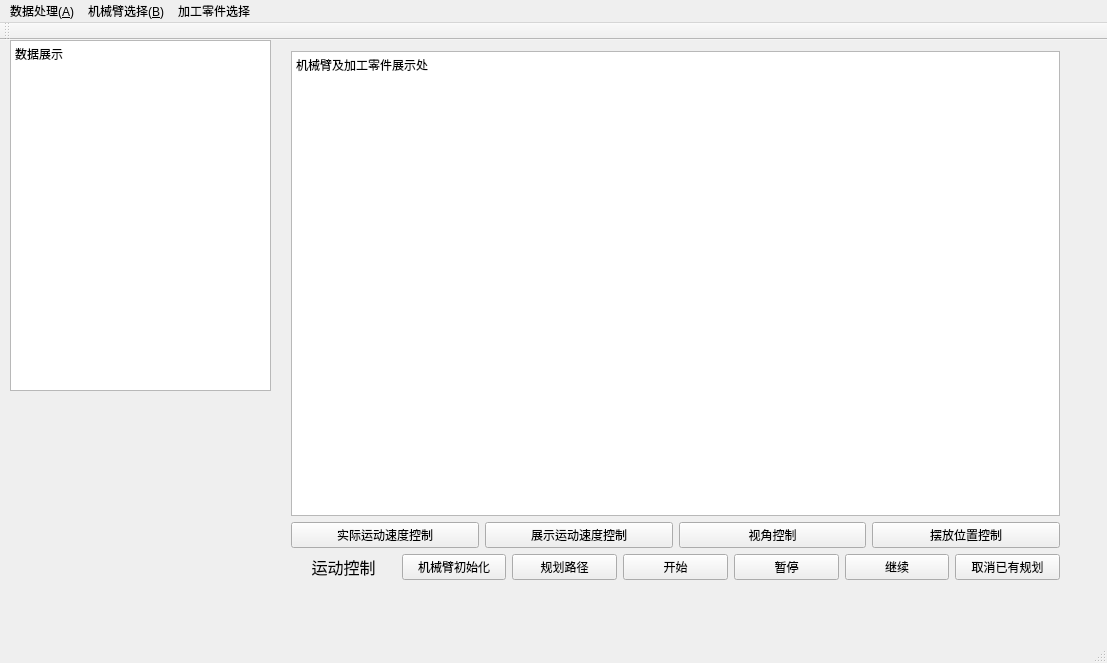
<?xml version="1.0" encoding="UTF-8"?>
<ui version="4.0">
 <class>MainWindow</class>
 <widget class="QMainWindow" name="MainWindow">
  <property name="geometry">
   <rect>
    <x>0</x>
    <y>0</y>
    <width>1107</width>
    <height>663</height>
   </rect>
  </property>
  <property name="windowTitle">
   <string>MainWindow</string>
  </property>
  <widget class="QWidget" name="centralWidget">
   <widget class="QWidget" name="verticalLayoutWidget">
    <property name="geometry">
     <rect>
      <x>280</x>
      <y>0</y>
      <width>791</width>
      <height>551</height>
     </rect>
    </property>
    <layout class="QVBoxLayout" name="verticalLayout_2">
     <item>
      <widget class="QTextEdit" name="textEdit">
       <property name="html">
        <string>&lt;!DOCTYPE HTML PUBLIC &quot;-//W3C//DTD HTML 4.0//EN&quot; &quot;http://www.w3.org/TR/REC-html40/strict.dtd&quot;&gt;
&lt;html&gt;&lt;head&gt;&lt;meta name=&quot;qrichtext&quot; content=&quot;1&quot; /&gt;&lt;style type=&quot;text/css&quot;&gt;
p, li { white-space: pre-wrap; }
&lt;/style&gt;&lt;/head&gt;&lt;body style=&quot; font-family:'SimSun'; font-size:9pt; font-weight:400; font-style:normal;&quot;&gt;
&lt;p style=&quot; margin-top:0px; margin-bottom:0px; margin-left:0px; margin-right:0px; -qt-block-indent:0; text-indent:0px;&quot;&gt;机械臂及加工零件展示处&lt;/p&gt;&lt;/body&gt;&lt;/html&gt;</string>
       </property>
      </widget>
     </item>
     <item>
      <layout class="QHBoxLayout" name="horizontalLayout">
       <item>
        <widget class="QPushButton" name="pushButton_2">
         <property name="text">
          <string>实际运动速度控制</string>
         </property>
        </widget>
       </item>
       <item>
        <widget class="QPushButton" name="pushButton_3">
         <property name="text">
          <string>展示运动速度控制</string>
         </property>
        </widget>
       </item>
       <item>
        <widget class="QPushButton" name="pushButton_4">
         <property name="text">
          <string>视角控制</string>
         </property>
        </widget>
       </item>
       <item>
        <widget class="QPushButton" name="pushButton_5">
         <property name="text">
          <string>摆放位置控制</string>
         </property>
        </widget>
       </item>
      </layout>
     </item>
     <item>
      <layout class="QHBoxLayout" name="horizontalLayout_3">
       <item>
        <widget class="QLabel" name="label">
         <property name="font">
          <font>
           <family>AcadEref</family>
           <pointsize>12</pointsize>
          </font>
         </property>
         <property name="autoFillBackground">
          <bool>true</bool>
         </property>
         <property name="text">
          <string>运动控制</string>
         </property>
         <property name="alignment">
          <set>Qt::AlignCenter</set>
         </property>
        </widget>
       </item>
       <item>
        <widget class="QPushButton" name="pushButton">
         <property name="text">
          <string>机械臂初始化</string>
         </property>
        </widget>
       </item>
       <item>
        <widget class="QPushButton" name="pushButton_6">
         <property name="text">
          <string>规划路径</string>
         </property>
        </widget>
       </item>
       <item>
        <widget class="QPushButton" name="pushButton_7">
         <property name="text">
          <string>开始</string>
         </property>
        </widget>
       </item>
       <item>
        <widget class="QPushButton" name="pushButton_8">
         <property name="text">
          <string>暂停</string>
         </property>
        </widget>
       </item>
       <item>
        <widget class="QPushButton" name="pushButton_9">
         <property name="text">
          <string>继续</string>
         </property>
        </widget>
       </item>
       <item>
        <widget class="QPushButton" name="pushButton_10">
         <property name="text">
          <string>取消已有规划</string>
         </property>
        </widget>
       </item>
      </layout>
     </item>
    </layout>
   </widget>
   <widget class="QTextEdit" name="textEdit_2">
    <property name="geometry">
     <rect>
      <x>10</x>
      <y>0</y>
      <width>261</width>
      <height>351</height>
     </rect>
    </property>
    <property name="html">
     <string>&lt;!DOCTYPE HTML PUBLIC &quot;-//W3C//DTD HTML 4.0//EN&quot; &quot;http://www.w3.org/TR/REC-html40/strict.dtd&quot;&gt;
&lt;html&gt;&lt;head&gt;&lt;meta name=&quot;qrichtext&quot; content=&quot;1&quot; /&gt;&lt;style type=&quot;text/css&quot;&gt;
p, li { white-space: pre-wrap; }
&lt;/style&gt;&lt;/head&gt;&lt;body style=&quot; font-family:'SimSun'; font-size:9pt; font-weight:400; font-style:normal;&quot;&gt;
&lt;p style=&quot; margin-top:0px; margin-bottom:0px; margin-left:0px; margin-right:0px; -qt-block-indent:0; text-indent:0px;&quot;&gt;数据展示&lt;/p&gt;&lt;/body&gt;&lt;/html&gt;</string>
    </property>
   </widget>
  </widget>
  <widget class="QMenuBar" name="menuBar">
   <property name="geometry">
    <rect>
     <x>0</x>
     <y>0</y>
     <width>1107</width>
     <height>26</height>
    </rect>
   </property>
   <widget class="QMenu" name="menu_a">
    <property name="title">
     <string>数据处理(&amp;A)</string>
    </property>
    <addaction name="actiona"/>
    <addaction name="action1"/>
   </widget>
   <widget class="QMenu" name="menu_B">
    <property name="title">
     <string>机械臂选择(&amp;B)</string>
    </property>
    <addaction name="action1_2"/>
   </widget>
   <widget class="QMenu" name="menu">
    <property name="title">
     <string>加工零件选择</string>
    </property>
    <addaction name="action1_3"/>
   </widget>
   <addaction name="menu_a"/>
   <addaction name="menu_B"/>
   <addaction name="menu"/>
  </widget>
  <widget class="QToolBar" name="mainToolBar">
   <attribute name="toolBarArea">
    <enum>TopToolBarArea</enum>
   </attribute>
   <attribute name="toolBarBreak">
    <bool>false</bool>
   </attribute>
  </widget>
  <widget class="QStatusBar" name="statusBar"/>
  <action name="actiona">
   <property name="text">
    <string>读取数据(&amp;I)</string>
   </property>
  </action>
  <action name="action1">
   <property name="text">
    <string>保存数据(&amp;O)</string>
   </property>
  </action>
  <action name="action1_2">
   <property name="text">
    <string>读取机械臂模型</string>
   </property>
  </action>
  <action name="action1_3">
   <property name="text">
    <string>读取加工零件</string>
   </property>
  </action>
 </widget>
 <layoutdefault spacing="6" margin="11"/>
 <resources/>
 <connections/>
</ui>
